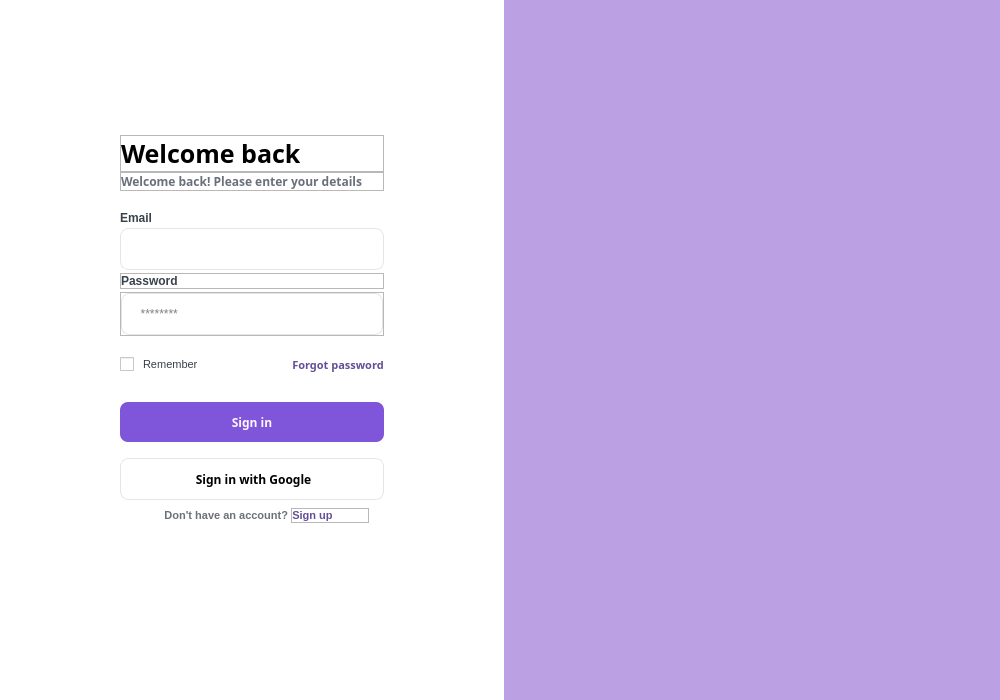
<?xml version="1.0" encoding="UTF-8"?>
<ui version="4.0">
 <class>log_in_dialog</class>
 <widget class="QDialog" name="log_in_dialog">
  <property name="geometry">
   <rect>
    <x>0</x>
    <y>0</y>
    <width>1000</width>
    <height>700</height>
   </rect>
  </property>
  <property name="minimumSize">
   <size>
    <width>1000</width>
    <height>700</height>
   </size>
  </property>
  <property name="maximumSize">
   <size>
    <width>1000</width>
    <height>700</height>
   </size>
  </property>
  <property name="windowTitle">
   <string>Dialog</string>
  </property>
  <property name="styleSheet">
   <string notr="true">QDialog#log_in_dialog{
	background-color: #ffffff;
}</string>
  </property>
  <layout class="QHBoxLayout" name="horizontalLayout">
   <property name="spacing">
    <number>120</number>
   </property>
   <property name="leftMargin">
    <number>120</number>
   </property>
   <property name="topMargin">
    <number>0</number>
   </property>
   <property name="rightMargin">
    <number>0</number>
   </property>
   <property name="bottomMargin">
    <number>0</number>
   </property>
   <item>
    <widget class="QFrame" name="frame_sign_in_left">
     <property name="font">
      <font>
       <family>Segoe UI</family>
      </font>
     </property>
     <property name="frameShape">
      <enum>QFrame::NoFrame</enum>
     </property>
     <property name="frameShadow">
      <enum>QFrame::Raised</enum>
     </property>
     <property name="lineWidth">
      <number>0</number>
     </property>
     <layout class="QVBoxLayout" name="verticalLayout_4">
      <property name="spacing">
       <number>0</number>
      </property>
      <property name="leftMargin">
       <number>0</number>
      </property>
      <property name="topMargin">
       <number>135</number>
      </property>
      <property name="rightMargin">
       <number>0</number>
      </property>
      <property name="bottomMargin">
       <number>135</number>
      </property>
      <item alignment="Qt::AlignTop">
       <widget class="QFrame" name="frame_sign_in_left_1">
        <property name="frameShape">
         <enum>QFrame::NoFrame</enum>
        </property>
        <property name="frameShadow">
         <enum>QFrame::Raised</enum>
        </property>
        <property name="lineWidth">
         <number>0</number>
        </property>
        <layout class="QVBoxLayout" name="verticalLayout">
         <property name="spacing">
          <number>0</number>
         </property>
         <property name="leftMargin">
          <number>0</number>
         </property>
         <property name="topMargin">
          <number>0</number>
         </property>
         <property name="rightMargin">
          <number>0</number>
         </property>
         <property name="bottomMargin">
          <number>10</number>
         </property>
         <item alignment="Qt::AlignTop">
          <widget class="QFrame" name="frame_title">
           <property name="frameShape">
            <enum>QFrame::StyledPanel</enum>
           </property>
           <property name="frameShadow">
            <enum>QFrame::Raised</enum>
           </property>
           <property name="lineWidth">
            <number>0</number>
           </property>
           <layout class="QVBoxLayout" name="verticalLayout_2">
            <property name="spacing">
             <number>0</number>
            </property>
            <property name="leftMargin">
             <number>0</number>
            </property>
            <property name="topMargin">
             <number>0</number>
            </property>
            <property name="rightMargin">
             <number>0</number>
            </property>
            <property name="bottomMargin">
             <number>0</number>
            </property>
            <item>
             <widget class="QLabel" name="lb_title">
              <property name="font">
               <font>
                <family>Segoe UI Semibold</family>
                <pointsize>-1</pointsize>
                <weight>75</weight>
                <bold>true</bold>
               </font>
              </property>
              <property name="styleSheet">
               <string notr="true">position: absolute;
width: 175px;
height: 24px;


font-size: 25px;
line-height: 30px;

color: #000000;</string>
              </property>
              <property name="lineWidth">
               <number>0</number>
              </property>
              <property name="text">
               <string>Welcome back</string>
              </property>
             </widget>
            </item>
           </layout>
          </widget>
         </item>
         <item alignment="Qt::AlignTop">
          <widget class="QFrame" name="frame_des">
           <property name="frameShape">
            <enum>QFrame::StyledPanel</enum>
           </property>
           <property name="frameShadow">
            <enum>QFrame::Raised</enum>
           </property>
           <property name="lineWidth">
            <number>0</number>
           </property>
           <layout class="QVBoxLayout" name="verticalLayout_3">
            <property name="spacing">
             <number>0</number>
            </property>
            <property name="leftMargin">
             <number>0</number>
            </property>
            <property name="topMargin">
             <number>0</number>
            </property>
            <property name="rightMargin">
             <number>0</number>
            </property>
            <property name="bottomMargin">
             <number>0</number>
            </property>
            <item>
             <widget class="QLabel" name="lb_des">
              <property name="font">
               <font>
                <family>Segoe UI Semibold</family>
                <pointsize>-1</pointsize>
                <weight>75</weight>
                <bold>true</bold>
               </font>
              </property>
              <property name="styleSheet">
               <string notr="true">position: absolute;
width: 236px;
height: 15px;


font-size: 12px;
line-height: 15px;
/* identical to box height */


color: #696F7B;</string>
              </property>
              <property name="lineWidth">
               <number>0</number>
              </property>
              <property name="text">
               <string>Welcome back! Please enter your details</string>
              </property>
             </widget>
            </item>
           </layout>
          </widget>
         </item>
        </layout>
       </widget>
      </item>
      <item>
       <widget class="QFrame" name="frame_sign_in_left_3">
        <property name="frameShape">
         <enum>QFrame::NoFrame</enum>
        </property>
        <property name="frameShadow">
         <enum>QFrame::Raised</enum>
        </property>
        <property name="lineWidth">
         <number>0</number>
        </property>
        <layout class="QVBoxLayout" name="verticalLayout_8">
         <property name="spacing">
          <number>3</number>
         </property>
         <property name="leftMargin">
          <number>0</number>
         </property>
         <property name="topMargin">
          <number>10</number>
         </property>
         <property name="rightMargin">
          <number>0</number>
         </property>
         <property name="bottomMargin">
          <number>3</number>
         </property>
         <item>
          <widget class="QFrame" name="frame_lb_email">
           <property name="frameShape">
            <enum>QFrame::NoFrame</enum>
           </property>
           <property name="frameShadow">
            <enum>QFrame::Raised</enum>
           </property>
           <property name="lineWidth">
            <number>0</number>
           </property>
           <layout class="QVBoxLayout" name="verticalLayout_9">
            <property name="spacing">
             <number>0</number>
            </property>
            <property name="leftMargin">
             <number>0</number>
            </property>
            <property name="topMargin">
             <number>0</number>
            </property>
            <property name="rightMargin">
             <number>0</number>
            </property>
            <property name="bottomMargin">
             <number>0</number>
            </property>
            <item>
             <widget class="QLabel" name="lb_email">
              <property name="font">
               <font>
                <family>Segoe UI</family>
                <pointsize>-1</pointsize>
                <weight>75</weight>
                <bold>true</bold>
               </font>
              </property>
              <property name="styleSheet">
               <string notr="true">position: absolute;
width: 31px;
height: 15px;

font-size: 12px;
line-height: 15px;
/* identical to box height */


color: #39414E;</string>
              </property>
              <property name="lineWidth">
               <number>0</number>
              </property>
              <property name="text">
               <string>Email</string>
              </property>
             </widget>
            </item>
           </layout>
          </widget>
         </item>
         <item>
          <widget class="QFrame" name="frame_edit_email">
           <property name="frameShape">
            <enum>QFrame::NoFrame</enum>
           </property>
           <property name="frameShadow">
            <enum>QFrame::Raised</enum>
           </property>
           <property name="lineWidth">
            <number>0</number>
           </property>
           <layout class="QVBoxLayout" name="verticalLayout_10">
            <property name="spacing">
             <number>0</number>
            </property>
            <property name="leftMargin">
             <number>0</number>
            </property>
            <property name="topMargin">
             <number>0</number>
            </property>
            <property name="rightMargin">
             <number>0</number>
            </property>
            <property name="bottomMargin">
             <number>0</number>
            </property>
            <item>
             <widget class="QLineEdit" name="lineEdit_email">
              <property name="styleSheet">
               <string notr="true">
position: absolute;
width: 260px;
height: 40px;

background: #FFFFFF;
border: 1px solid #E2E6E9;

border-radius: 8px;</string>
              </property>
              <property name="inputMask">
               <string>     </string>
              </property>
              <property name="cursorPosition">
               <number>5</number>
              </property>
              <property name="placeholderText">
               <string>     Enter your email</string>
              </property>
              <property name="clearButtonEnabled">
               <bool>false</bool>
              </property>
             </widget>
            </item>
           </layout>
          </widget>
         </item>
        </layout>
       </widget>
      </item>
      <item>
       <widget class="QFrame" name="frame_sign_in_left_4">
        <property name="frameShape">
         <enum>QFrame::NoFrame</enum>
        </property>
        <property name="frameShadow">
         <enum>QFrame::Raised</enum>
        </property>
        <property name="lineWidth">
         <number>0</number>
        </property>
        <layout class="QVBoxLayout" name="verticalLayout_11">
         <property name="spacing">
          <number>3</number>
         </property>
         <property name="leftMargin">
          <number>0</number>
         </property>
         <property name="topMargin">
          <number>0</number>
         </property>
         <property name="rightMargin">
          <number>0</number>
         </property>
         <property name="bottomMargin">
          <number>0</number>
         </property>
         <item>
          <widget class="QFrame" name="frame_lb_password">
           <property name="frameShape">
            <enum>QFrame::StyledPanel</enum>
           </property>
           <property name="frameShadow">
            <enum>QFrame::Raised</enum>
           </property>
           <property name="lineWidth">
            <number>0</number>
           </property>
           <layout class="QVBoxLayout" name="verticalLayout_12">
            <property name="spacing">
             <number>0</number>
            </property>
            <property name="leftMargin">
             <number>0</number>
            </property>
            <property name="topMargin">
             <number>0</number>
            </property>
            <property name="rightMargin">
             <number>0</number>
            </property>
            <property name="bottomMargin">
             <number>0</number>
            </property>
            <item>
             <widget class="QLabel" name="lb_password">
              <property name="font">
               <font>
                <family>Segoe UI</family>
                <pointsize>-1</pointsize>
                <weight>75</weight>
                <bold>true</bold>
               </font>
              </property>
              <property name="styleSheet">
               <string notr="true">position: absolute;
width: 57px;
height: 15px;


font-size: 12px;
line-height: 15px;
/* identical to box height */


color: #39414E;
</string>
              </property>
              <property name="lineWidth">
               <number>0</number>
              </property>
              <property name="text">
               <string>Password</string>
              </property>
             </widget>
            </item>
           </layout>
          </widget>
         </item>
         <item>
          <widget class="QFrame" name="frame_edit_password">
           <property name="styleSheet">
            <string notr="true"/>
           </property>
           <property name="frameShape">
            <enum>QFrame::StyledPanel</enum>
           </property>
           <property name="frameShadow">
            <enum>QFrame::Raised</enum>
           </property>
           <property name="lineWidth">
            <number>0</number>
           </property>
           <layout class="QVBoxLayout" name="verticalLayout_13">
            <property name="spacing">
             <number>0</number>
            </property>
            <property name="leftMargin">
             <number>0</number>
            </property>
            <property name="topMargin">
             <number>0</number>
            </property>
            <property name="rightMargin">
             <number>0</number>
            </property>
            <property name="bottomMargin">
             <number>0</number>
            </property>
            <item>
             <widget class="QLineEdit" name="lineEdit_password">
              <property name="styleSheet">
               <string notr="true">

position: absolute;
width: 260px;
height: 40px;

background: #FFFFFF;
border: 1px solid #E2E6E9;

border-radius: 8px;</string>
              </property>
              <property name="placeholderText">
               <string>     ********</string>
              </property>
             </widget>
            </item>
           </layout>
          </widget>
         </item>
        </layout>
       </widget>
      </item>
      <item alignment="Qt::AlignVCenter">
       <widget class="QFrame" name="frame_remember">
        <property name="maximumSize">
         <size>
          <width>16777215</width>
          <height>15</height>
         </size>
        </property>
        <property name="frameShape">
         <enum>QFrame::NoFrame</enum>
        </property>
        <property name="frameShadow">
         <enum>QFrame::Raised</enum>
        </property>
        <property name="lineWidth">
         <number>0</number>
        </property>
        <layout class="QHBoxLayout" name="horizontalLayout_3">
         <property name="spacing">
          <number>0</number>
         </property>
         <property name="leftMargin">
          <number>0</number>
         </property>
         <property name="topMargin">
          <number>0</number>
         </property>
         <property name="rightMargin">
          <number>0</number>
         </property>
         <property name="bottomMargin">
          <number>0</number>
         </property>
         <item alignment="Qt::AlignVCenter">
          <widget class="QFrame" name="frame_cb_remember">
           <property name="frameShape">
            <enum>QFrame::NoFrame</enum>
           </property>
           <property name="frameShadow">
            <enum>QFrame::Raised</enum>
           </property>
           <property name="lineWidth">
            <number>0</number>
           </property>
           <layout class="QVBoxLayout" name="verticalLayout_5">
            <property name="spacing">
             <number>0</number>
            </property>
            <property name="leftMargin">
             <number>0</number>
            </property>
            <property name="topMargin">
             <number>0</number>
            </property>
            <property name="rightMargin">
             <number>0</number>
            </property>
            <property name="bottomMargin">
             <number>0</number>
            </property>
            <item>
             <widget class="QCheckBox" name="cb_checkBox">
              <property name="font">
               <font>
                <family>Segoe UI</family>
                <pointsize>-1</pointsize>
               </font>
              </property>
              <property name="styleSheet">
               <string notr="true">
position: absolute;
width: 11px;
height: 11px;

background: #FFFFFF;

border-radius: 2px;

font-size: 11px;
line-height: 12px;

color: #38404B;</string>
              </property>
              <property name="text">
               <string> Remember</string>
              </property>
             </widget>
            </item>
           </layout>
          </widget>
         </item>
         <item alignment="Qt::AlignRight">
          <widget class="QFrame" name="frame_forgot_password">
           <property name="frameShape">
            <enum>QFrame::NoFrame</enum>
           </property>
           <property name="frameShadow">
            <enum>QFrame::Raised</enum>
           </property>
           <property name="lineWidth">
            <number>0</number>
           </property>
           <layout class="QVBoxLayout" name="verticalLayout_6">
            <property name="spacing">
             <number>0</number>
            </property>
            <property name="leftMargin">
             <number>0</number>
            </property>
            <property name="topMargin">
             <number>0</number>
            </property>
            <property name="rightMargin">
             <number>0</number>
            </property>
            <property name="bottomMargin">
             <number>0</number>
            </property>
            <item>
             <widget class="QPushButton" name="btn_forgot_password">
              <property name="font">
               <font>
                <family>Segoe UI Semibold</family>
                <pointsize>-1</pointsize>
                <weight>75</weight>
                <bold>true</bold>
               </font>
              </property>
              <property name="cursor">
               <cursorShape>PointingHandCursor</cursorShape>
              </property>
              <property name="styleSheet">
               <string notr="true">QPushButton{
border: 0px solid;

font-size: 11px;

color: #644E97;
}

QPushButton:hover{
border: 0px solid;

font-size: 12px;

color: #5126B6;
}</string>
              </property>
              <property name="text">
               <string>Forgot password</string>
              </property>
             </widget>
            </item>
           </layout>
          </widget>
         </item>
        </layout>
       </widget>
      </item>
      <item>
       <widget class="QFrame" name="frame_sign_in_left_5">
        <property name="frameShape">
         <enum>QFrame::NoFrame</enum>
        </property>
        <property name="frameShadow">
         <enum>QFrame::Raised</enum>
        </property>
        <property name="lineWidth">
         <number>0</number>
        </property>
        <layout class="QVBoxLayout" name="verticalLayout_14">
         <property name="spacing">
          <number>0</number>
         </property>
         <property name="leftMargin">
          <number>0</number>
         </property>
         <property name="topMargin">
          <number>0</number>
         </property>
         <property name="rightMargin">
          <number>0</number>
         </property>
         <property name="bottomMargin">
          <number>0</number>
         </property>
         <item>
          <widget class="QPushButton" name="btn_sign_in">
           <property name="font">
            <font>
             <family>Segoe UI Semibold</family>
             <pointsize>-1</pointsize>
             <weight>75</weight>
             <bold>true</bold>
            </font>
           </property>
           <property name="cursor">
            <cursorShape>PointingHandCursor</cursorShape>
           </property>
           <property name="layoutDirection">
            <enum>Qt::LeftToRight</enum>
           </property>
           <property name="styleSheet">
            <string notr="true">QPushButton{
position: absolute;
width: 260px;
height: 40px;

background: #7F56DA;
border-radius: 8px;


font-size: 12px;
line-height: 15px;
/* identical to box height */


color: #FFF6FF;
}

QPushButton:hover{
position: absolute;
width: 260px;
height: 40px;

background: #6A3BD1;
border-radius: 8px;


font-size: 12px;
line-height: 15px;
/* identical to box height */


color: #FFF6FF;
}</string>
           </property>
           <property name="text">
            <string>Sign in</string>
           </property>
          </widget>
         </item>
        </layout>
       </widget>
      </item>
      <item>
       <widget class="QFrame" name="frame_sign_in_left_6">
        <property name="frameShape">
         <enum>QFrame::NoFrame</enum>
        </property>
        <property name="frameShadow">
         <enum>QFrame::Raised</enum>
        </property>
        <property name="lineWidth">
         <number>0</number>
        </property>
        <layout class="QVBoxLayout" name="verticalLayout_15">
         <property name="spacing">
          <number>0</number>
         </property>
         <property name="leftMargin">
          <number>0</number>
         </property>
         <property name="topMargin">
          <number>0</number>
         </property>
         <property name="rightMargin">
          <number>0</number>
         </property>
         <property name="bottomMargin">
          <number>0</number>
         </property>
         <item>
          <widget class="QPushButton" name="btn_sign_in_with_google">
           <property name="font">
            <font>
             <family>Segoe UI Semibold</family>
             <pointsize>9</pointsize>
             <weight>75</weight>
             <bold>true</bold>
            </font>
           </property>
           <property name="cursor">
            <cursorShape>PointingHandCursor</cursorShape>
           </property>
           <property name="layoutDirection">
            <enum>Qt::LeftToRight</enum>
           </property>
           <property name="styleSheet">
            <string notr="true">QPushButton{


position: absolute;
width: 260px;
height: 40px;

background: #FFFFFF;
border: 1px solid #E2E6E9;
border-radius: 8px;
}

QPushButton:hover{


position: absolute;
width: 260px;
height: 40px;

background: #F4F4F4;
border: 1px solid #E2E6E9;
border-radius: 8px;
}</string>
           </property>
           <property name="text">
            <string> Sign in with Google</string>
           </property>
           <property name="icon">
            <iconset>
             <normaloff>icon/google.png</normaloff>icon/google.png</iconset>
           </property>
           <property name="iconSize">
            <size>
             <width>22</width>
             <height>22</height>
            </size>
           </property>
          </widget>
         </item>
        </layout>
       </widget>
      </item>
      <item alignment="Qt::AlignTop">
       <widget class="QFrame" name="frame_sign_in_left_7">
        <property name="styleSheet">
         <string notr="true"/>
        </property>
        <property name="frameShape">
         <enum>QFrame::NoFrame</enum>
        </property>
        <property name="frameShadow">
         <enum>QFrame::Raised</enum>
        </property>
        <property name="lineWidth">
         <number>0</number>
        </property>
        <layout class="QHBoxLayout" name="horizontalLayout_2">
         <property name="spacing">
          <number>3</number>
         </property>
         <property name="leftMargin">
          <number>0</number>
         </property>
         <property name="topMargin">
          <number>0</number>
         </property>
         <property name="rightMargin">
          <number>15</number>
         </property>
         <property name="bottomMargin">
          <number>0</number>
         </property>
         <item alignment="Qt::AlignRight">
          <widget class="QFrame" name="frame_did_u_have">
           <property name="minimumSize">
            <size>
             <width>168</width>
             <height>0</height>
            </size>
           </property>
           <property name="layoutDirection">
            <enum>Qt::LeftToRight</enum>
           </property>
           <property name="frameShape">
            <enum>QFrame::NoFrame</enum>
           </property>
           <property name="frameShadow">
            <enum>QFrame::Raised</enum>
           </property>
           <property name="lineWidth">
            <number>0</number>
           </property>
           <layout class="QVBoxLayout" name="verticalLayout_16">
            <property name="spacing">
             <number>0</number>
            </property>
            <property name="leftMargin">
             <number>0</number>
            </property>
            <property name="topMargin">
             <number>0</number>
            </property>
            <property name="rightMargin">
             <number>0</number>
            </property>
            <property name="bottomMargin">
             <number>0</number>
            </property>
            <item alignment="Qt::AlignRight">
             <widget class="QLabel" name="lb_did_u_have">
              <property name="font">
               <font>
                <family>Segoe UI</family>
                <pointsize>-1</pointsize>
                <weight>75</weight>
                <bold>true</bold>
               </font>
              </property>
              <property name="layoutDirection">
               <enum>Qt::LeftToRight</enum>
              </property>
              <property name="styleSheet">
               <string notr="true">
font-size: 11px;
line-height: 12px;

color: #6C7079;</string>
              </property>
              <property name="lineWidth">
               <number>0</number>
              </property>
              <property name="text">
               <string>Don't have an account?</string>
              </property>
              <property name="alignment">
               <set>Qt::AlignRight|Qt::AlignTrailing|Qt::AlignVCenter</set>
              </property>
             </widget>
            </item>
           </layout>
          </widget>
         </item>
         <item>
          <widget class="QFrame" name="frame_logi_in_suggest">
           <property name="frameShape">
            <enum>QFrame::StyledPanel</enum>
           </property>
           <property name="frameShadow">
            <enum>QFrame::Raised</enum>
           </property>
           <property name="lineWidth">
            <number>0</number>
           </property>
           <layout class="QVBoxLayout" name="verticalLayout_17">
            <property name="spacing">
             <number>0</number>
            </property>
            <property name="leftMargin">
             <number>0</number>
            </property>
            <property name="topMargin">
             <number>0</number>
            </property>
            <property name="rightMargin">
             <number>0</number>
            </property>
            <property name="bottomMargin">
             <number>0</number>
            </property>
            <item alignment="Qt::AlignLeft">
             <widget class="QPushButton" name="btn_sign_up_suggest">
              <property name="font">
               <font>
                <family>Segoe UI</family>
                <pointsize>-1</pointsize>
                <weight>75</weight>
                <bold>true</bold>
               </font>
              </property>
              <property name="cursor">
               <cursorShape>PointingHandCursor</cursorShape>
              </property>
              <property name="styleSheet">
               <string notr="true">QPushButton{
border: 0px solid;

font-size: 11px;
line-height: 12px;

color: #644E97;
}

QPushButton:hover{
border: 0px solid;

font-size: 12px;
line-height: 12px;

color: #5126B6;
}</string>
              </property>
              <property name="text">
               <string>Sign up</string>
              </property>
             </widget>
            </item>
           </layout>
          </widget>
         </item>
        </layout>
       </widget>
      </item>
     </layout>
    </widget>
   </item>
   <item>
    <widget class="QFrame" name="frame_sign_in_right">
     <property name="minimumSize">
      <size>
       <width>500</width>
       <height>700</height>
      </size>
     </property>
     <property name="styleSheet">
      <string notr="true">QFrame#frame_sign_in_right{
	background-color: #BBA1E3;
}</string>
     </property>
     <property name="frameShape">
      <enum>QFrame::NoFrame</enum>
     </property>
     <property name="frameShadow">
      <enum>QFrame::Raised</enum>
     </property>
     <property name="lineWidth">
      <number>0</number>
     </property>
     <layout class="QVBoxLayout" name="verticalLayout_18">
      <property name="spacing">
       <number>0</number>
      </property>
      <property name="leftMargin">
       <number>0</number>
      </property>
      <property name="topMargin">
       <number>0</number>
      </property>
      <property name="rightMargin">
       <number>0</number>
      </property>
      <property name="bottomMargin">
       <number>0</number>
      </property>
      <item>
       <widget class="QLabel" name="lb_image_wallet">
        <property name="lineWidth">
         <number>0</number>
        </property>
        <property name="text">
         <string/>
        </property>
        <property name="pixmap">
         <pixmap>icon/Picture1-removebg-preview.png</pixmap>
        </property>
        <property name="scaledContents">
         <bool>false</bool>
        </property>
       </widget>
      </item>
     </layout>
    </widget>
   </item>
  </layout>
 </widget>
 <resources/>
 <connections/>
</ui>
